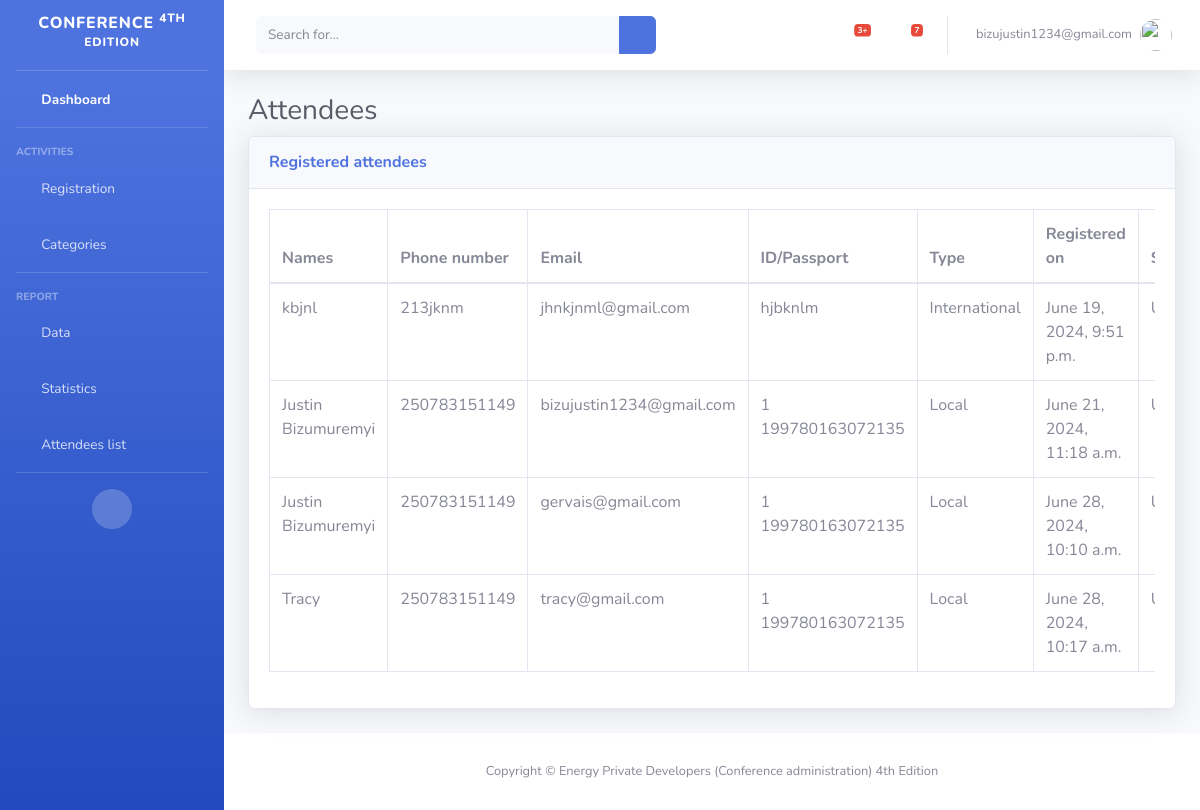
The page /administration/attendees (signed in) on the database as committed earlier.
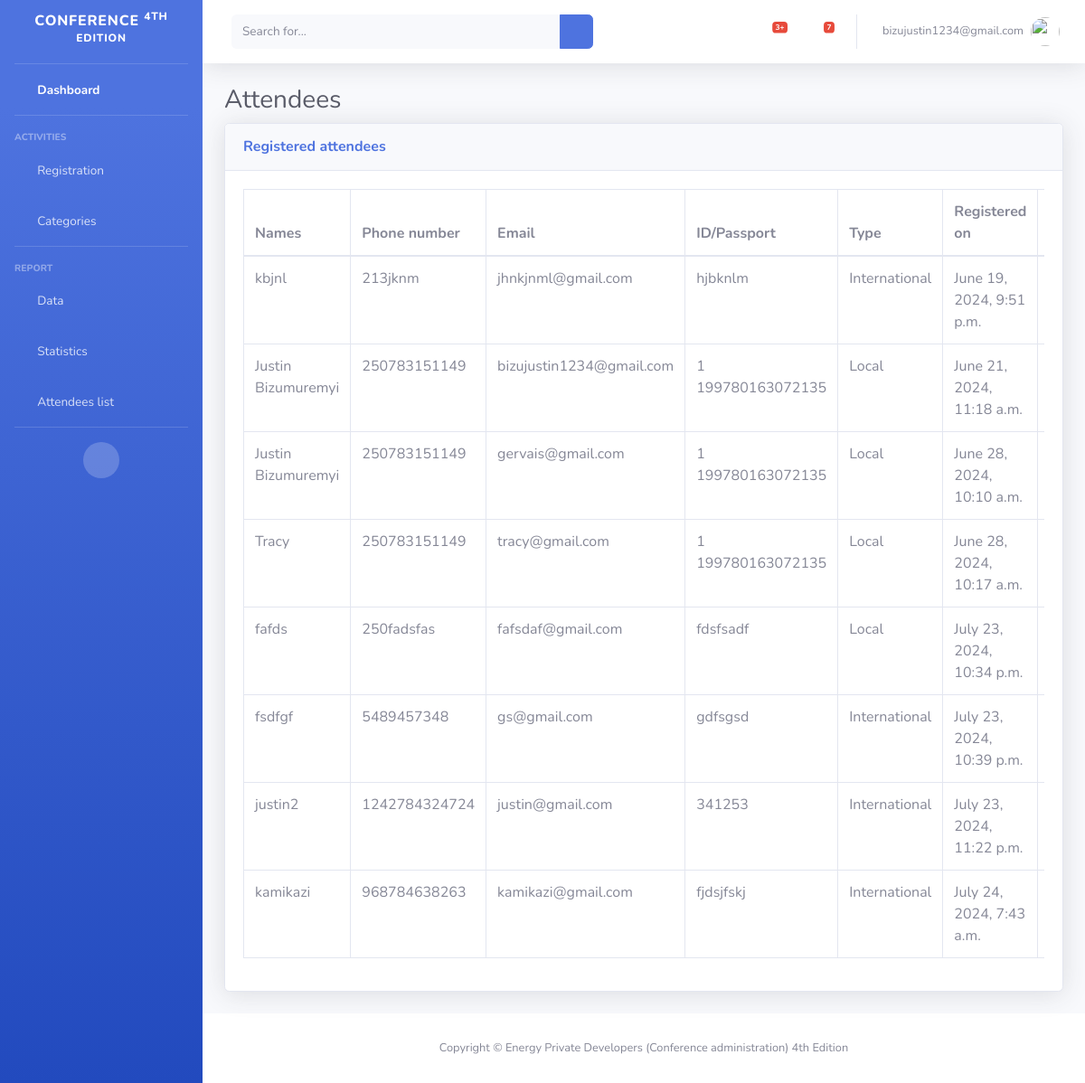
The same page on the database as committed later.
### conference_planning/models.py (models this page shows, shortened)
class Attendees(models.Model):
    class AttendeeType(models.TextChoices):
        LOCAL = "Local", "Local"
        INTERNATIONAL = "International", "International"
        STUDENT = "Student", "Student"
    STATUS_CHOICES = [
        ('organizer', 'Organizer'),
        ('delegate', 'Delegate'),
        ('exhibitor', 'Exhibitor'),
        ('student', 'Student'),
        ('media', 'Media')
    ]
    names = models.CharField(max_length=250)
    email = models.EmailField()
    identity = models.CharField(max_length=50)
    phone = models.CharField(max_length=20)
    country = models.CharField(max_length=100)
    organization = models.CharField(max_length=100, null=True, blank=True)
    university = models.CharField(max_length=100, null=True, blank=True)
    student_number = models.CharField(max_length=50, null=True, blank=True)
    category = models.CharField(max_length=100, choices=STATUS_CHOICES, default='choose your category')
    attendee_type = models.CharField(max_length=30, choices=AttendeeType.choices, default=AttendeeType.LOCAL, unique=False)
    registered_on = models.DateTimeField(auto_now_add=True)
    STATUS_CHOICES = [
        ('unpaid', 'Unpaid'),
        ('paid', 'Paid'),
    ]
    status = models.CharField(
        max_length=100,
        choices=STATUS_CHOICES,
        default='unpaid',
    )
    class Meta:
        verbose_name_plural = 'Attendees'

### conference_planning/views.py (the view)
# urls.py: path('attendees', views.attendees, name="attendees"),
@login_required
def attendees(request):
    attendees_list = Attendees.objects.all().order_by('id')
    context = {'attendees': attendees_list}
    return render(request, 'conference_planning/administration/attends.html', context)

### conference_planning/templates/conference_planning/administration/attends.html (shortened to what the changed rows need)
{% load static %}
<!DOCTYPE html>
<html lang="en">
<head>
    <link href="{% static 'administration/vendor/fontawesome-free/css/all.min.css' %}" rel="stylesheet" type="text/css">
    <link href="{% static 'administration/css/sb-admin-2.min.css' %}" rel="stylesheet">
</head>
<body id="page-top">
 <div id="wrapper">
        <div id="content-wrapper" class="d-flex flex-column">
            <div id="content">
                <div class="container-fluid">
                    <h1 class="h3 mb-2 text-gray-800">Attendees</h1>
                    <div class="card shadow mb-4">
                        <div class="card-body">
                            <div class="table-responsive">
                                <table class="table table-bordered" id="dataTable" width="100%" cellspacing="0">
                                    <thead>
                                        <tr>
                                            <th>Names</th>
                                            <th>Phone number</th>
                                            <th>Email</th>
                                            <th>ID/Passport</th>
                                            <th>Type</th>
                                            <th>Registered on</th>
                                            <th>Status</th>
                                        </tr>
                                    </thead>
                                    <tbody>
                                        {% for attendee in attendees %}
                                        <tr>
                                            <td>{{ attendee.names }}</td>
                                            <td>{{ attendee.phone }}</td>
                                            <td>{{ attendee.email }}</td>
                                            <td>{{ attendee.identity }}</td>
                                            <td>{{ attendee.attendee_type }}</td>
                                            <td>{{ attendee.registered_on }}</td>
                                            <td>Unpaid</td>
                                        </tr>
                                        {% endfor %}
                                    </tbody>
                                </table>
                            </div>
                        </div>
                    </div>
                </div>
            </div>
        </div>
    </div>
</body>
</html>

Rows that differ between the two databases and show on the page:
added Attendees: names "fafds", phone "250fadsfas", email "fafsdaf@gmail.com", identity "fdsfsadf", attendee_type "Local", registered_on "July 23, 2024, 10:34 p.m."
added Attendees: names "fsdfgf", phone "5489457348", email "gs@gmail.com", identity "gdfsgsd", attendee_type "International", registered_on "July 23, 2024, 10:39 p.m."
added Attendees: names "justin2", phone "1242784324724", email "justin@gmail.com", identity "341253", attendee_type "International", registered_on "July 23, 2024, 11:22 p.m."
added Attendees: names "kamikazi", phone "968784638263", email "kamikazi@gmail.com", identity "fjdsjfskj", attendee_type "International", registered_on "July 24, 2024, 7:43 a.m."
